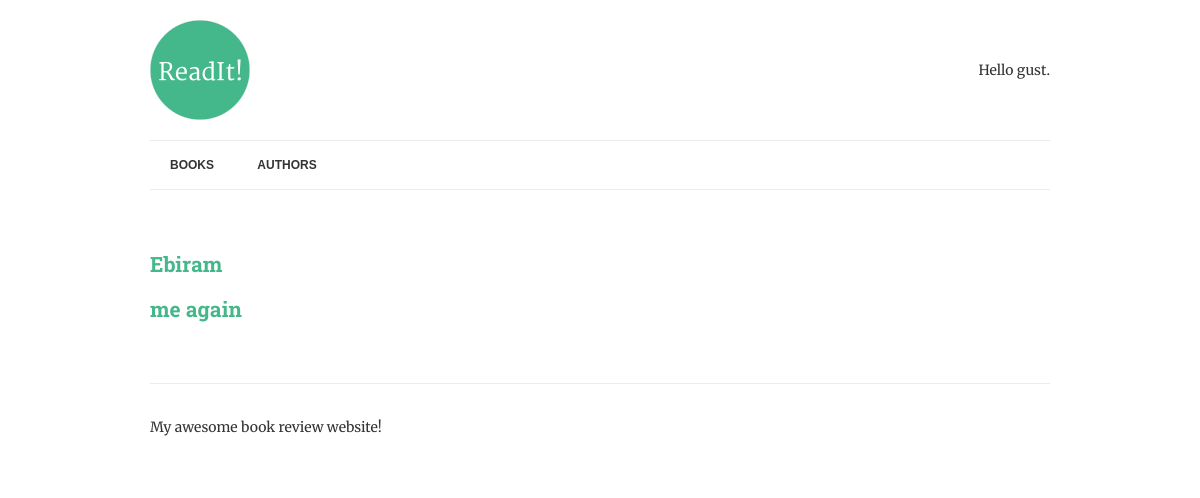
/authors/, run on an earlier commit of the app's database.
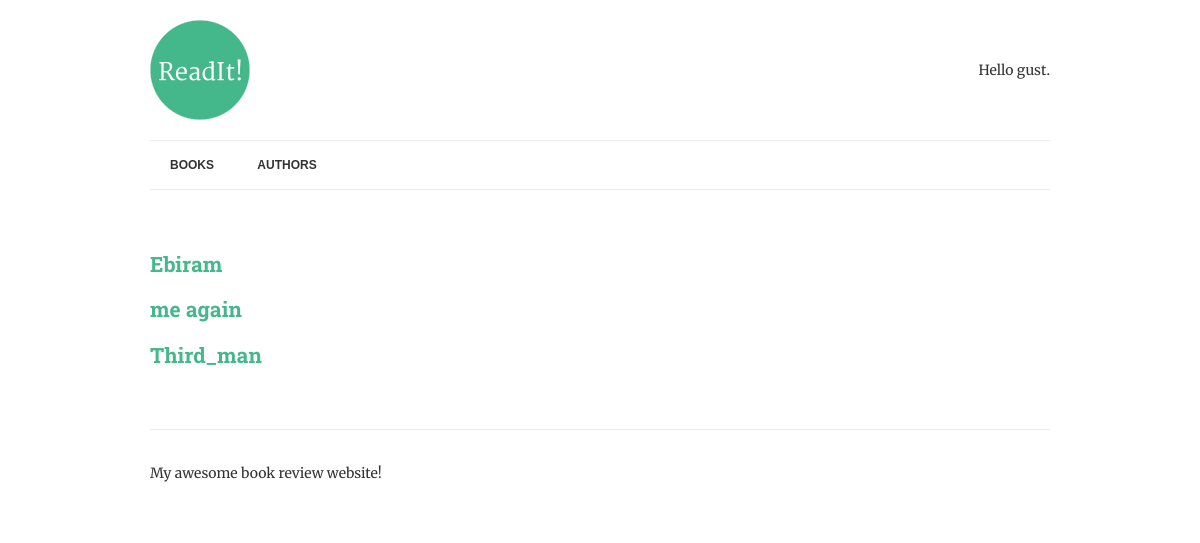
And on a later commit of the database.
### books/models.py (models this page shows, shortened)
class Author(models.Model):
	name = models.CharField(max_length=70,help_text=' Use pen name,not Real name',
							 unique=True)

### books/views.py (the view)
# urls.py: path('authors/',AuthorList.as_view(),name="authors"),
class AuthorList(View):
    def get(self, request):
        authors=Author.objects.all() #to find out all authors and return to our response
        authors=Author.objects.annotate( #count wich authors how many books have.
            published_books=Count("books")
        ).filter(published_books__gt=0) #filter only authors that have at least 1 publish books
        contex= {
             "authors":authors, #this related with authors.html file for knows as authors
        }
        return render(request, "authors.html", contex)

### books/templates/authors.html
{% extends "base.html" %}
{% block content %}
        {%for author in authors %}  <! -- authors in this loop related to the contex (dictionary var) in views.py file-->
            <h2><a href="{% url 'author-detail' author.pk%}"> {{author.name}} </a></h2>
        {%endfor%}
{% endblock %}

What changed in the data, as far as the page shows it:
added Author: name "Third_man"
